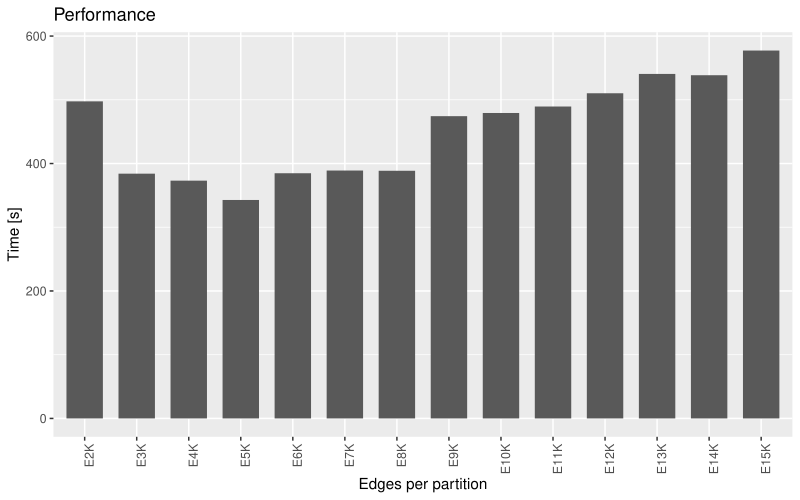

The R source for this figure:
library(tidyverse)

partitioning = read_tsv("partitioning.tsv")
ldcels = read_tsv("ldcels.tsv")
merge = read_tsv("merge.tsv")

data = bind_rows(partitioning, ldcels, merge) %>%
  mutate(
    tag = fct_relevel(tag, paste0("E", 2:15, "K")),
    stage = fct_relevel(stage, c("sample","quadtree","shuffle","ldcelA","ldcelB","merge"))
  )

p = ggplot(data = data, aes(x = tag, y = time, fill = stage)) +
  geom_bar(stat="identity", position=position_dodge(width = 0.75), width = 0.7) + 
  theme(axis.text.x = element_text(angle = 90, hjust = 1)) +
  labs(x="Edges per partition", y="Time [s]", title=paste0("Performance by stages"))
plot(p)

ggsave(paste0("total_by_stages.pdf"), width = 8, height = 5)

total = data %>% group_by(tag) %>% summarise(time = sum(time))

g = ggplot(data = total, aes(x = tag, y = time)) +
  geom_bar(stat="identity", position=position_dodge(width = 0.75), width = 0.7) + 
  theme(axis.text.x = element_text(angle = 90, hjust = 1)) +
  labs(x="Edges per partition", y="Time [s]", title=paste0("Performance"))
plot(g)

ggsave(paste0("total.pdf"), width = 8, height = 5)
